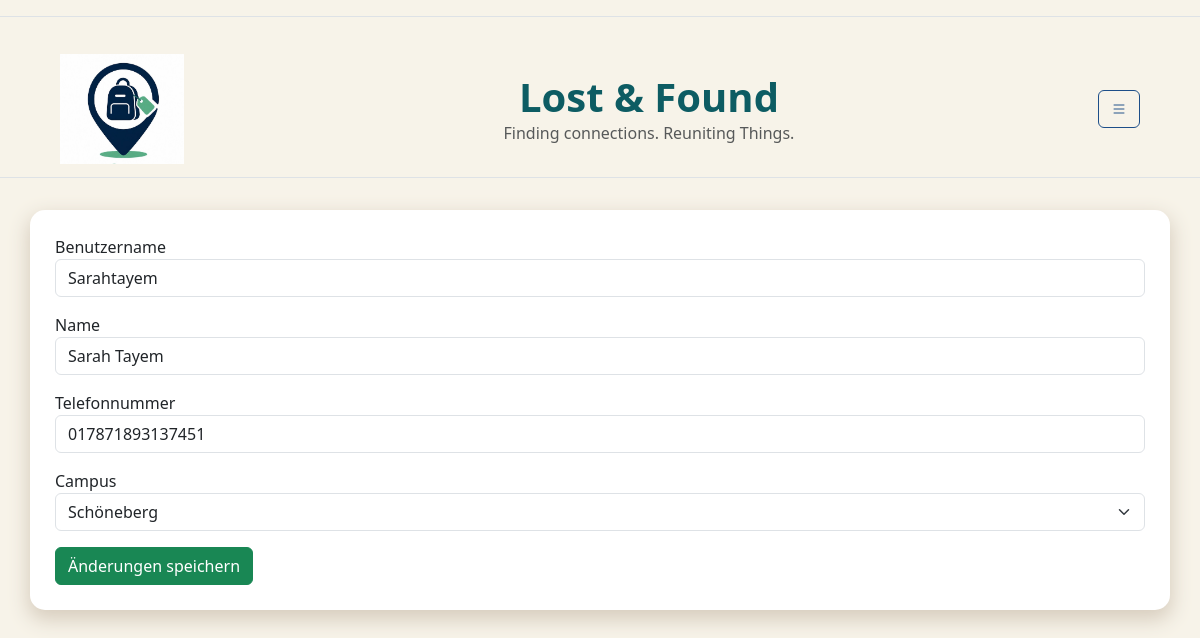
Before: /profile/edit/ (signed in) with the older database file.
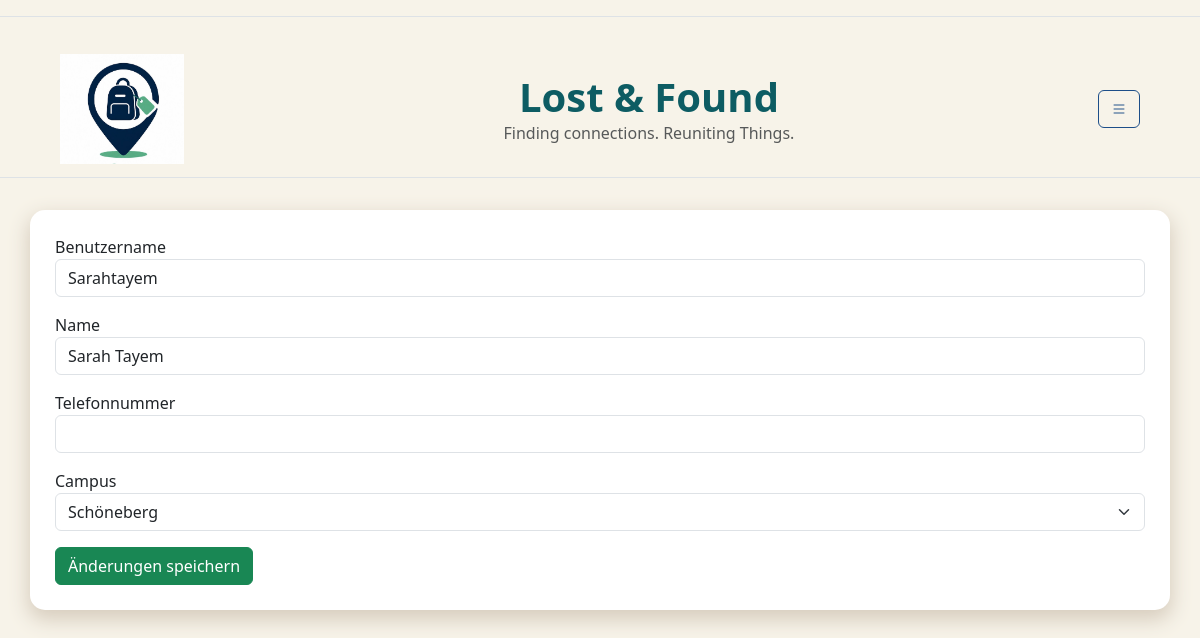
After: the same page with the newer database file.
### db.py (models this page shows)
class StandardUser(db.Model):
    __tablename__ = "standardUser"
    user_id = db.Column( db.Integer, primary_key=True )
    fundbuero_id = db.Column( db.Integer, db.ForeignKey("fundbuero.fundbuero_id"), nullable=True)
    campus_id = db.Column( db.String, db.ForeignKey("campus.campus_id") )
    name = db.Column( db.String)
    benutzername = db.Column( db.String, unique=True)
    telefonnummer = db.Column(db.String)
    passwort = db.Column(db.String,nullable=False)
    hwr_mail = db.Column(db.String, unique=True,nullable=False )
    is_admin = db.Column(db.Boolean, default=False)
    campus = db.relationship("Campus",back_populates="users")
    posts = db.relationship( "Post",back_populates="user")

### app.py (the view, shortened to what this page needs)
@app.route('/profile/edit/', methods=['GET', 'POST'])
def edit_profile():
    if "user_id" not in session:
        flash("Bitte zuerst einloggen!", "warning")
        return redirect(url_for("login"))
    user = db.session.get(
        StandardUser,
        session["user_id"]
    )
    if user is None:
        session.clear()
        flash("Dein Account existiert nicht mehr.", "warning")
        return redirect(url_for("login"))
    form = forms.EditProfileForm(obj=user) #obj=user sorgt dafür, dass die aktuellen daten des users im formular angezeigt werden, wenn die seite geladen wird
    return render_template(
        "edit_profile.html",
        form=form
    )

### forms.py
class EditProfileForm(FlaskForm):
    benutzername = StringField( "Benutzername", validators=[InputRequired()])
    name = StringField(
        "Name",
        validators=[InputRequired()]
    )
    telefonnummer = StringField(
        "Telefonnummer"
    )
    campus_id = SelectField(
        "Campus",
        choices=[
            ("Schöneberg", "Schöneberg"),
            ("Lichtenberg", "Lichtenberg"),
            ("Startup Incubator", "Startup Incubator")
        ]
    )
    submit = SubmitField("Änderungen speichern")

### templates/edit_profile.html (shortened to what this page needs)
{%extends "base.html" %}
{% block CONTENT %}
<form method="POST">
     <div class="mb-3">
        {{ form.benutzername.label }}
        {{ form.benutzername(class="form-control") }}
    </div>
    <div class="mb-3">
        {{ form.name.label }}
        {{ form.name(class="form-control") }}
    </div>
    <div class="mb-3">
        {{ form.telefonnummer.label }}
        {{ form.telefonnummer(class="form-control") }}
    </div>
    <div class="mb-3">
        {{ form.campus_id.label }}
        {{ form.campus_id(class="form-select") }}
    </div>
    {{ form.submit(class="btn btn-success") }}
</form>
    {% endblock %}

Changed rows visible on the page:
changed StandardUser "Sarahtayem": telefonnummer "017871893137451" → (not shown)
